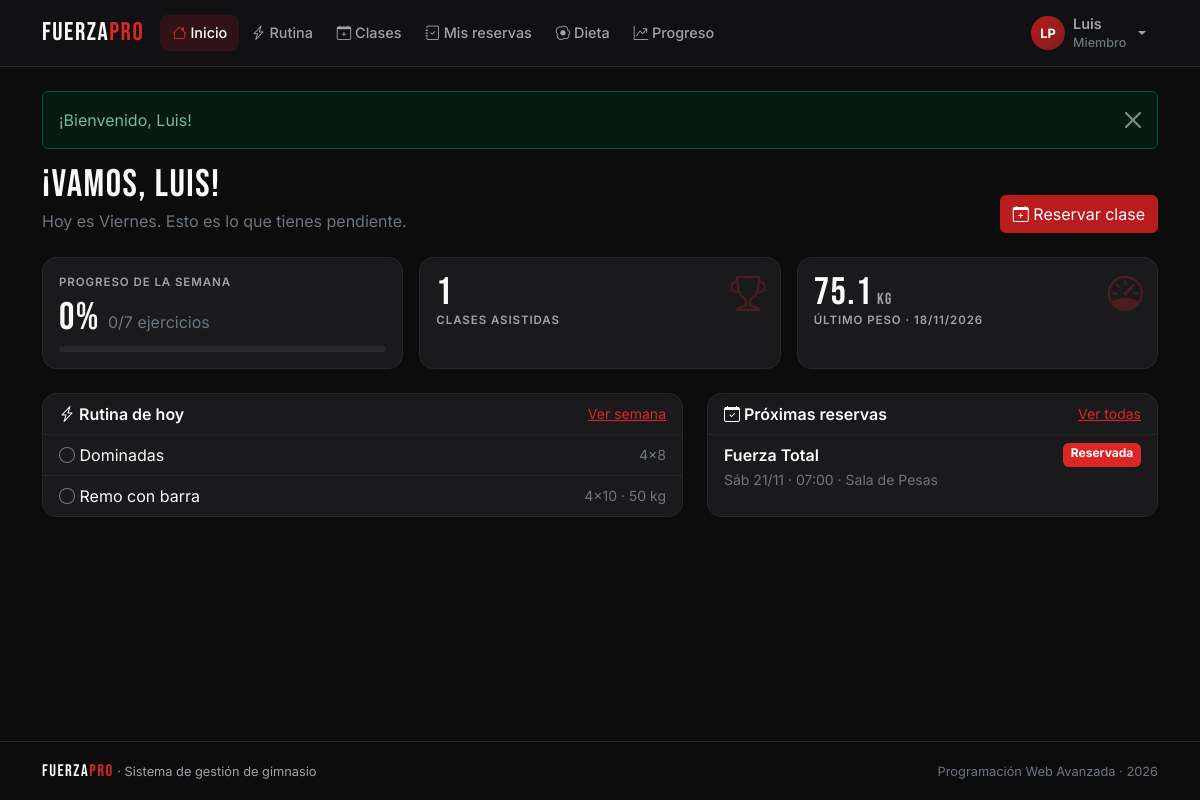
/index.php?r=inicio/index (signed in), run on the app's committed database.
### tables this page shows
CREATE TABLE mediciones (
  id         INT AUTO_INCREMENT PRIMARY KEY,
  id_miembro INT          NOT NULL,
  fecha      DATE         NOT NULL,
  peso       DECIMAL(5,2) NOT NULL,
  estatura   DECIMAL(5,1) NULL,
  grasa      DECIMAL(4,1) NULL,
  musculo    DECIMAL(4,1) NULL,
  imc        DECIMAL(4,1) NULL,
  CONSTRAINT fk_mediciones_miembro FOREIGN KEY (id_miembro) REFERENCES usuarios(id) ON DELETE CASCADE
);

CREATE TABLE ejercicios_rutina (
  id            INT AUTO_INCREMENT PRIMARY KEY,
  id_miembro    INT          NOT NULL,
  dia           ENUM('Lunes','Martes','Miercoles','Jueves','Viernes','Sabado','Domingo') NOT NULL,
  nombre        VARCHAR(60)  NOT NULL,
  series        VARCHAR(10)  NULL,
  repeticiones  VARCHAR(15)  NULL,
  descanso      VARCHAR(10)  NULL,
  peso          VARCHAR(10)  NULL,
  notas         VARCHAR(255) NULL,
  orden         INT          NOT NULL DEFAULT 0,
  creado_por    INT          NULL,
  CONSTRAINT fk_rutina_miembro FOREIGN KEY (id_miembro) REFERENCES usuarios(id) ON DELETE CASCADE,
  CONSTRAINT fk_rutina_autor   FOREIGN KEY (creado_por) REFERENCES usuarios(id) ON DELETE SET NULL
);

CREATE TABLE reservas (
  id            INT AUTO_INCREMENT PRIMARY KEY,
  id_miembro    INT      NOT NULL,
  id_clase      INT      NOT NULL,
  fecha_reserva DATETIME NOT NULL DEFAULT CURRENT_TIMESTAMP,
  estado        ENUM('Reservada','Asistio','Falto','Cancelada') NOT NULL DEFAULT 'Reservada',
  UNIQUE KEY uq_reserva (id_miembro, id_clase),
  CONSTRAINT fk_reservas_miembro FOREIGN KEY (id_miembro) REFERENCES usuarios(id) ON DELETE CASCADE,
  CONSTRAINT fk_reservas_clase   FOREIGN KEY (id_clase)   REFERENCES clases(id)   ON DELETE CASCADE
);

CREATE TABLE clases (
  id             INT AUTO_INCREMENT PRIMARY KEY,
  nombre         VARCHAR(50)  NOT NULL,
  tipo           VARCHAR(30)  NOT NULL,
  descripcion    VARCHAR(255) NULL,
  id_instructor  INT          NOT NULL,
  id_instalacion INT          NOT NULL,
  fecha_hora     DATETIME     NOT NULL,
  duracion_min   INT          NOT NULL DEFAULT 60,
  cupo           INT          NOT NULL DEFAULT 20,
  estado         ENUM('Programada','Cancelada') NOT NULL DEFAULT 'Programada',
  INDEX idx_clases_fecha (fecha_hora),
  CONSTRAINT fk_clases_instructor  FOREIGN KEY (id_instructor)  REFERENCES usuarios(id),
  CONSTRAINT fk_clases_instalacion FOREIGN KEY (id_instalacion) REFERENCES instalaciones(id)
);

CREATE TABLE instalaciones (
  id          INT AUTO_INCREMENT PRIMARY KEY,
  nombre      VARCHAR(50)  NOT NULL,
  tipo        VARCHAR(30)  NOT NULL,
  capacidad   INT          NOT NULL,
  descripcion VARCHAR(255) NULL
);

### controllers/InicioController.php (called while the page is built, shortened)
<?php
class InicioController extends Controller
{
    public function index(): void
    {
        $id = Auth::id();
        [$hechos, $total] = Ejercicio::progresoSemana($id);
        $rutina = Ejercicio::rutinaSemanal($id);
        $mediciones = Medicion::deMiembro($id);
        $this->view('inicio/miembro', [
            'titulo'      => 'Mi panel',
            'hoy'         => dia_actual(),
            'rutinaHoy'   => $rutina[dia_actual()],
            'hechos'      => $hechos,
            'total'       => $total,
            'reservas'    => array_slice(Reserva::deMiembro($id, true), 0, 4),
            'asistencias' => Reserva::asistencias($id),
            'ultimaMed'   => $mediciones ? end($mediciones) : null,
        ]);
    }
}

### core/Router.php (called while the page is built, shortened)
<?php
class Router
{
    public static function dispatch(string $ruta): void
    {
        if (!preg_match('#^([a-z]+)/([a-z]+)$#', $ruta, $m)) {
            self::noEncontrado();
        }
        [, $nombre, $accion] = $m;
        (new $clase())->$accion();
    }
}

### index.php (called while the page is built, shortened)
<?php
require __DIR__ . '/core/helpers.php';
require __DIR__ . '/core/Database.php';
require __DIR__ . '/core/Auth.php';
require __DIR__ . '/core/Model.php';
require __DIR__ . '/core/Controller.php';
require __DIR__ . '/core/Router.php';
Router::dispatch(is_string($_GET['r'] ?? null) ? $_GET['r'] : '');

### core/Auth.php (called while the page is built, shortened)
<?php
class Auth
{
    public static function user(): ?array
    {
        return $_SESSION['usuario'] ?? null;
    }
    public static function id(): ?int
    {
        return $_SESSION['usuario']['id'] ?? null;
    }
}

### core/helpers.php (called while the page is built, shortened)
<?php
function e($valor): string
{
    return htmlspecialchars((string) ($valor ?? ''), ENT_QUOTES, 'UTF-8');
}
function url(string $ruta = 'inicio/index', array $params = []): string
{
    $params = array_merge(['r' => $ruta], $params);
    return 'index.php?' . http_build_query($params);
}
function dia_bonito(string $dia): string
{
    return ['Miercoles' => 'Miércoles', 'Sabado' => 'Sábado'][$dia] ?? $dia;
}
function inicio_semana(): string
{
    return date('Y-m-d', strtotime('monday this week'));
}
function fecha(?string $valor, bool $conHora = false): string
{
    $t = strtotime($valor);
    return $conHora ? date('d/m/Y H:i', $t) : date('d/m/Y', $t);
}
function fecha_clase(string $valor): string
{
    $t = strtotime($valor);
    $dias = ['Lun', 'Mar', 'Mié', 'Jue', 'Vie', 'Sáb', 'Dom'];
    return $dias[(int) date('N', $t) - 1] . ' ' . date('d/m', $t) . ' · ' . date('H:i', $t);
}

### models/Ejercicio.php (called while the page is built, shortened)
<?php
class Ejercicio extends Model
{
    public static function rutinaSemanal(int $miembro): array
    {
        $sql = 'SELECT e.*,
                       EXISTS(SELECT 1 FROM registros_entrenamiento r
                               WHERE r.id_ejercicio = e.id AND r.fecha >= ?) AS hecho
                  FROM ejercicios_rutina e
                 WHERE e.id_miembro = ?
                 ORDER BY FIELD(e.dia, ' . implode(',', array_map(fn($d) => "'$d'", DIAS)) . '), e.orden, e.id';
        $porDia = array_fill_keys(DIAS, []);
        foreach (self::query($sql, [inicio_semana(), $miembro])->fetchAll() as $fila) {
            $porDia[$fila['dia']][] = $fila;
        }
        return $porDia;
    }
    public static function progresoSemana(int $miembro): array
    {
        $sql = 'SELECT COUNT(*) total,
                       SUM(EXISTS(SELECT 1 FROM registros_entrenamiento r WHERE r.id_ejercicio = e.id AND r.fecha >= ?)) hechos
                  FROM ejercicios_rutina e WHERE e.id_miembro = ?';
        $f = self::query($sql, [inicio_semana(), $miembro])->fetch();
        return [(int) $f['hechos'], (int) $f['total']];
    }
}

### core/Database.php (called while the page is built, shortened)
<?php
class Database
{
    private static ?PDO $pdo = null;
    public static function get(): PDO
    {
        if (self::$pdo === null) {
            $dsn = 'mysql:host=' . DB_HOST . ';port=' . DB_PORT
                 . ';dbname=' . DB_NAME . ';charset=utf8mb4';
            try {
                self::$pdo = new PDO($dsn, DB_USER, DB_PASS, [
                    PDO::ATTR_ERRMODE            => PDO::ERRMODE_EXCEPTION,
                    PDO::ATTR_DEFAULT_FETCH_MODE => PDO::FETCH_ASSOC,
                    PDO::ATTR_EMULATE_PREPARES   => false,
                ]);
                self::$pdo->exec("SET time_zone = '" . date('P') . "'");
            } catch (PDOException $e) {
                http_response_code(500);
                $detalle = DEBUG ? '<br><small>' . htmlspecialchars($e->getMessage()) . '</small>' : '';
                exit('<h3 style="font-family:sans-serif">No se pudo conectar a la base de datos.'
                    . ' Revise config/config.php e importe gimnasio.sql.' . $detalle . '</h3>');
            }
        }
        return self::$pdo;
    }
}

### core/Model.php (called while the page is built, shortened)
<?php
abstract class Model
{
    protected static function db(): PDO
    {
        return Database::get();
    }
    protected static function query(string $sql, array $params = []): PDOStatement
    {
        $st = self::db()->prepare($sql);
        $st->execute($params);
        return $st;
    }
}

### models/Medicion.php (called while the page is built, shortened)
<?php
class Medicion extends Model
{
    public static function deMiembro(int $miembro): array
    {
        return self::query('SELECT * FROM mediciones WHERE id_miembro = ? ORDER BY fecha, id', [$miembro])->fetchAll();
    }
}

### models/Reserva.php (called while the page is built, shortened)
<?php
class Reserva extends Model
{
    public static function deMiembro(int $miembro, bool $proximas): array
    {
        $sql = "SELECT r.*, c.nombre, c.tipo, c.fecha_hora, c.duracion_min, c.estado AS estado_clase,
                       CONCAT(u.nombre, ' ', u.apellido) AS instructor, i.nombre AS instalacion
                  FROM reservas r
                  JOIN clases c        ON c.id = r.id_clase
                  JOIN usuarios u      ON u.id = c.id_instructor
                  JOIN instalaciones i ON i.id = c.id_instalacion
                 WHERE r.id_miembro = ? AND c.fecha_hora " . ($proximas ? '>= NOW()' : '< NOW()') . '
                 ORDER BY c.fecha_hora ' . ($proximas ? 'ASC' : 'DESC');
        return self::query($sql, [$miembro])->fetchAll();
    }
}

### views/inicio/miembro.php (the view, shortened to what this page needs)
<?php
$pct = $total ? round($hechos / $total * 100) : 0;
?>
<div class="fp-page-head">
  <div>
    <h1 class="fp-title">¡Vamos, <?= e(Auth::user()['nombre']) ?>!</h1>
    <p class="text-secondary mb-0">Hoy es <?= dia_bonito($hoy) ?>. Esto es lo que tienes pendiente.</p>
  </div>
  <a href="<?= url('clases/index') ?>" class="btn btn-danger"><i class="bi bi-calendar-plus"></i> Reservar clase</a>
</div>
<div class="row g-3 mb-4">
  <div class="col-md-4">
    <div class="card fp-card h-100"><div class="card-body">
      <div class="fp-stat-label mb-2">Progreso de la semana</div>
      <div class="d-flex align-items-end gap-2">
        <span class="fp-stat-value"><?= $pct ?>%</span>
        <span class="text-secondary mb-1"><?= $hechos ?>/<?= $total ?> ejercicios</span>
      </div>
      <div class="progress fp-progress mt-2"><div class="progress-bar bg-danger" style="width:<?= $pct ?>%"></div></div>
    </div></div>
  </div>
  <div class="col-6 col-md-4">
    <div class="card fp-card fp-stat h-100"><div class="card-body">
      <i class="bi bi-trophy fp-stat-icon"></i>
      <div class="fp-stat-value" data-contador="<?= $asistencias ?>"><?= $asistencias ?></div>
      <div class="fp-stat-label">Clases asistidas</div>
    </div></div>
  </div>
  <div class="col-6 col-md-4">
    <a href="<?= url('progreso/index') ?>" class="card fp-card fp-stat h-100 text-decoration-none"><div class="card-body">
      <i class="bi bi-speedometer fp-stat-icon"></i>
      <div class="fp-stat-value"><?= $ultimaMed ? e((float) $ultimaMed['peso']) . '<small> kg</small>' : '—' ?></div>
      <div class="fp-stat-label">Último peso<?= $ultimaMed ? ' · ' . fecha($ultimaMed['fecha']) : '' ?></div>
    </div></a>
  </div>
</div>
<div class="row g-4">
  <div class="col-lg-7">
    <div class="card fp-card h-100">
      <div class="card-header d-flex justify-content-between align-items-center">
        <span class="fw-semibold"><i class="bi bi-lightning-charge"></i> Rutina de hoy</span>
        <a href="<?= url('rutina/index') ?>" class="small link-danger">Ver semana</a>
      </div>
      <ul class="list-group list-group-flush">
        <?php foreach ($rutinaHoy as $ej): ?>
          <li class="list-group-item d-flex justify-content-between align-items-center">
            <span><?= $ej['hecho'] ? '<i class="bi bi-check-circle-fill text-success"></i>' : '<i class="bi bi-circle text-secondary"></i>' ?>
              <?= e($ej['nombre']) ?></span>
            <small class="text-secondary"><?= e($ej['series']) ?>×<?= e($ej['repeticiones']) ?><?= $ej['peso'] ? ' · ' . e($ej['peso']) . ' kg' : '' ?></small>
          </li>
        <?php endforeach; ?>
      </ul>
    </div>
  </div>
  <div class="col-lg-5">
    <div class="card fp-card h-100">
      <div class="card-header d-flex justify-content-between align-items-center">
        <span class="fw-semibold"><i class="bi bi-calendar-check"></i> Próximas reservas</span>
        <a href="<?= url('reservas/index') ?>" class="small link-danger">Ver todas</a>
      </div>
      <ul class="list-group list-group-flush">
        <?php foreach ($reservas as $r): ?>
          <li class="list-group-item">
            <div class="d-flex justify-content-between">
              <span class="fw-semibold"><?= e($r['nombre']) ?></span>
              <span class="badge <?= $r['estado'] === 'Cancelada' || $r['estado_clase'] === 'Cancelada' ? 'text-bg-secondary' : 'text-bg-danger' ?>">
                <?= $r['estado_clase'] === 'Cancelada' ? 'Clase cancelada' : e($r['estado']) ?></span>
            </div>
            <small class="text-secondary"><?= fecha_clase($r['fecha_hora']) ?> · <?= e($r['instalacion']) ?></small>
          </li>
        <?php endforeach; ?>
      </ul>
    </div>
  </div>
</div>

### assets/css/styles.css (style rules this page uses)
:root { --fp-bg: #0c0c0d; --fp-sur: #131315; --fp-card: #1a1a1d; --fp-brd: #27272a; --fp-brd2: #3f3f46; --fp-acc: #b91c1c; --fp-acch: #dc2626; --fp-txt: #fafafa; --fp-txt2: #a1a1aa; --fp-ok: #22c55e; --fp-radio: 14px; }
[data-bs-theme="dark"] { --bs-body-bg: var(--fp-bg); --bs-body-color: var(--fp-txt); --bs-secondary-color: var(--fp-txt2); --bs-border-color: var(--fp-brd); --bs-tertiary-bg: var(--fp-sur); --bs-body-font-family: 'Inter', system-ui, sans-serif; --bs-danger: var(--fp-acch); --bs-danger-rgb: 220, 38, 38; --bs-link-color-rgb: 250, 250, 250; }
.btn-danger { --bs-btn-bg: var(--fp-acc); --bs-btn-border-color: var(--fp-acc); --bs-btn-hover-bg: var(--fp-acch); --bs-btn-hover-border-color: var(--fp-acch); --bs-btn-active-bg: #991b1b; }
.list-group { --bs-list-group-bg: transparent; --bs-list-group-border-color: var(--fp-brd); }
body { min-height: 100vh; display: flex; flex-direction: column; -webkit-font-smoothing: antialiased; }
.fp-logo, .fp-title, .fp-display, .fp-stat-value { font-family: 'Bebas Neue', sans-serif; letter-spacing: 1.5px; }
.fp-title { font-size: clamp(1.8rem, 4vw, 2.4rem); margin-bottom: .2rem; line-height: 1.05; }
.fp-page-head { display: flex; flex-wrap: wrap; justify-content: space-between; align-items: flex-end; gap: 1rem; margin-bottom: 1.5rem; }
.fp-card { background: var(--fp-card); border: 1px solid var(--fp-brd); border-radius: var(--fp-radio); color: var(--fp-txt); transition: border-color .2s, transform .2s; }
.fp-card > .card-header, .fp-card > .card-footer { background: transparent; border-color: var(--fp-brd); }
.fp-stat { position: relative; overflow: hidden; }
.fp-stat-icon { position: absolute; right: 14px; top: 10px; font-size: 2.2rem; color: rgba(220, 38, 38, .25); }
.fp-stat-value { font-size: 2.4rem; line-height: 1; color: var(--fp-txt); }
.fp-stat-value small { font-size: 1rem; color: var(--fp-txt2); }
.fp-stat-label { font-size: .72rem; text-transform: uppercase; letter-spacing: .08em; color: var(--fp-txt2); font-weight: 600; }
.fp-progress { height: 6px; background: var(--fp-brd); border-radius: 6px; }
.fp-main > * { animation: aparecer .35s ease both; }

### data on the page
mediciones: peso "75.1", fecha "18/11/2026"
ejercicios_rutina: nombre "Dominadas", series "4", repeticiones "8"
ejercicios_rutina: nombre "Remo con barra", series "4", repeticiones "10", peso "50"
reservas: id_clase.nombre "Fuerza Total", estado "Reservada", id_clase.fecha_hora "Sáb 21/11 · 07:00", instalaciones.nombre "Sala de Pesas"

### other printed values
$texto "Inicio"
$texto "Rutina"
$texto "Clases"
$texto "Mis reservas"
$texto "Dieta"
$texto "Progreso"
iniciales($usuario['nombre'], $usuario['apellido']) "LP"
$usuario['nombre'] "Luis"
$usuario['rol'] "Miembro"
$f['mensaje'] "¡Bienvenido, Luis!"
Auth::user()['nombre'] "Luis"
dia_bonito($hoy) "Viernes"
$pct "0"
$hechos "0"
$total "7"
